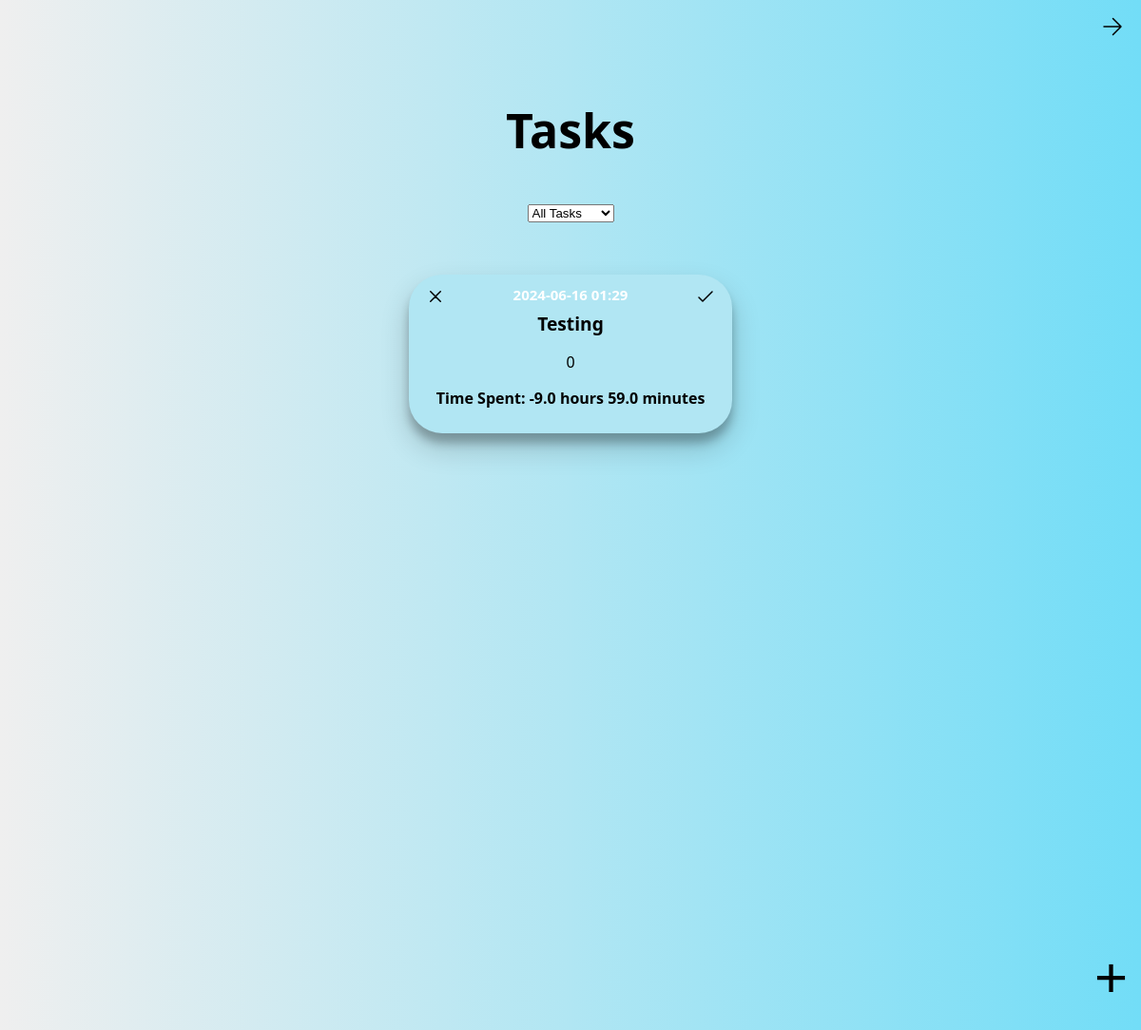
The app's page /task, older data.
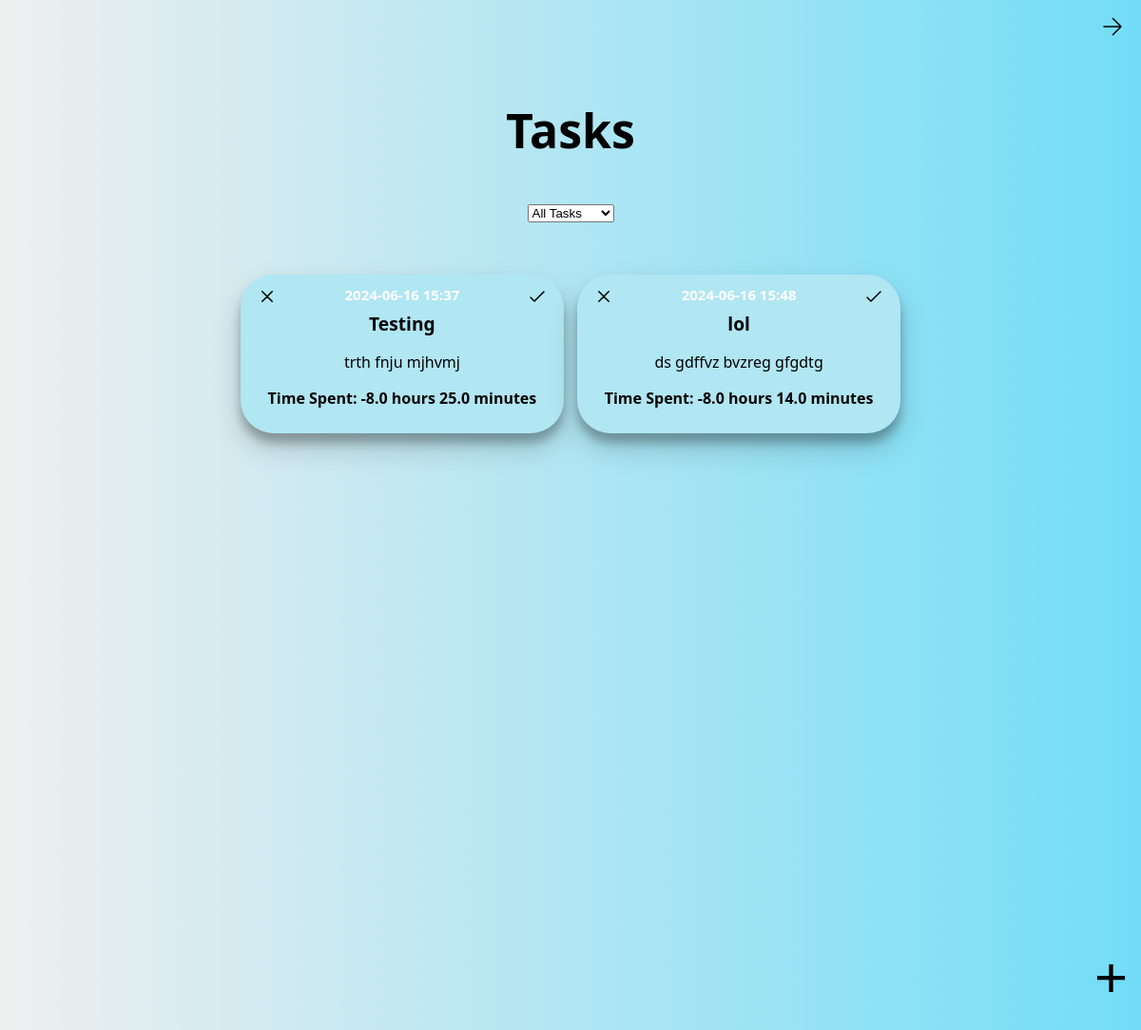
The same page, newer data.
### test.py (models this page shows)
class Task(db.Model):
    id = db.Column(db.Integer, primary_key=True)
    task_name = db.Column(db.String(150), nullable=False)
    task_description = db.Column(db.Text, nullable=False)
    task_date = db.Column(db.DateTime, nullable=False, default=datetime.utcnow)
    completion_time = db.Column(db.DateTime, nullable=True)
    status = db.Column(db.String(20), nullable=False, default='Pending')

### test.py (the view)
@app.route('/task')
def task():
    status = request.args.get('status', 'all')
    if status == 'all':
        tasks = Task.query.all()
    else:
        tasks = Task.query.filter_by(status=status).all()
    return render_template('task.html', tasks=tasks, status=status)

### templates/task.html (shortened to what this page needs)
<!DOCTYPE html>
<html lang="en">
<head>
    <link rel="stylesheet" href="{{ url_for('static', filename='css/task.css') }}">
</head>
<body>
    <header>
        <nav>
            <ul>
                <li style="float:right">
                    <a href="{{ url_for('homepage') }}">
                        <svg width="24px" height="24px" viewBox="0 0 24 24" stroke-width="1.5" fill="none" xmlns="http://www.w3.org/2000/svg" color="#000000">
                            <path d="M3 12L21 12M21 12L12.5 3.5M21 12L12.5 20.5" stroke="#000000" stroke-width="1.5" stroke-linecap="round" stroke-linejoin="round"></path>
                        </svg>
                    </a>
                </li>
            </ul>
        </nav>
    </header>
    <h2>Tasks</h2>
    <div class="stats">
        <form method="get" action="{{ url_for('task') }}">
            <select name="status" onchange="this.form.submit()">
                <option value="all" {% if status == 'all' %}selected{% endif %}>All Tasks</option>
            </select>
        </form>
    </div>
    <div class="box">
        {% for task in tasks %}
            <div class="taskbox">
                <span>
                    <article>
                        <div class="taskbody">
                            <div class="taskdetails">
                                <small class="time">{{ task.task_date.strftime('%Y-%m-%d %H:%M') }}</small>
                            </div>
                            <a class="taskname">{{ task.task_name }}</a>
                            <p class="taskdes">{{ task.task_description }}</p>
                            {% if task.completion_time %}
                                <p class="time-spent">Time Spent:
                                    {{ (task.completion_time - task.task_date).total_seconds() // 3600 }} hours
                                    {{ ((task.completion_time - task.task_date).total_seconds() % 3600) // 60 }} minutes
                                </p>
                            {% endif %}
                        </div>
                    </article>
                    <div>
                        <form action="{{ url_for('delete_task', task_id=task.id) }}" method="post" class="delete-form">
                            <button type="submit" class="btn-delete">
                            </button>
                        </form>
                        <form action="{{ url_for('complete_task', task_id=task.id) }}" method="post" class="complete-form">
                            <button type="submit" class="btn-complete">
                                <svg width="24px" height="24px" stroke-width="1.5" viewBox="0 0 24 24" fill="none" xmlns="http://www.w3.org/2000/svg" color="#000000">
                                    <path d="M5 13L9 17L19 7" stroke="#000000" stroke-width="1.5" stroke-linecap="round" stroke-linejoin="round"></path>
                                </svg>
                            </button>
                        </form>
                    </div>
                </span>
            </div>
        {% endfor %}
    </div>
    <a href="{{ url_for('addtask') }}"><button class="add">+</button></a>
</body>
</html>

Row changes from the older to the newer data that the page shows:
changed Task "Testing": task_date "2024-06-16 01:29" → "2024-06-16 15:37"; task_description "0" → "trth fnju mjhvmj"; completion_time+task_date "-9.0" → "-8.0"; completion_time+task_date "59.0" → "25.0"
added Task: task_date "2024-06-16 15:48", task_name "lol", task_description "ds gdffvz bvzreg gfgdtg", completion_time+task_date "-8.0", completion_time+task_date "14.0"
